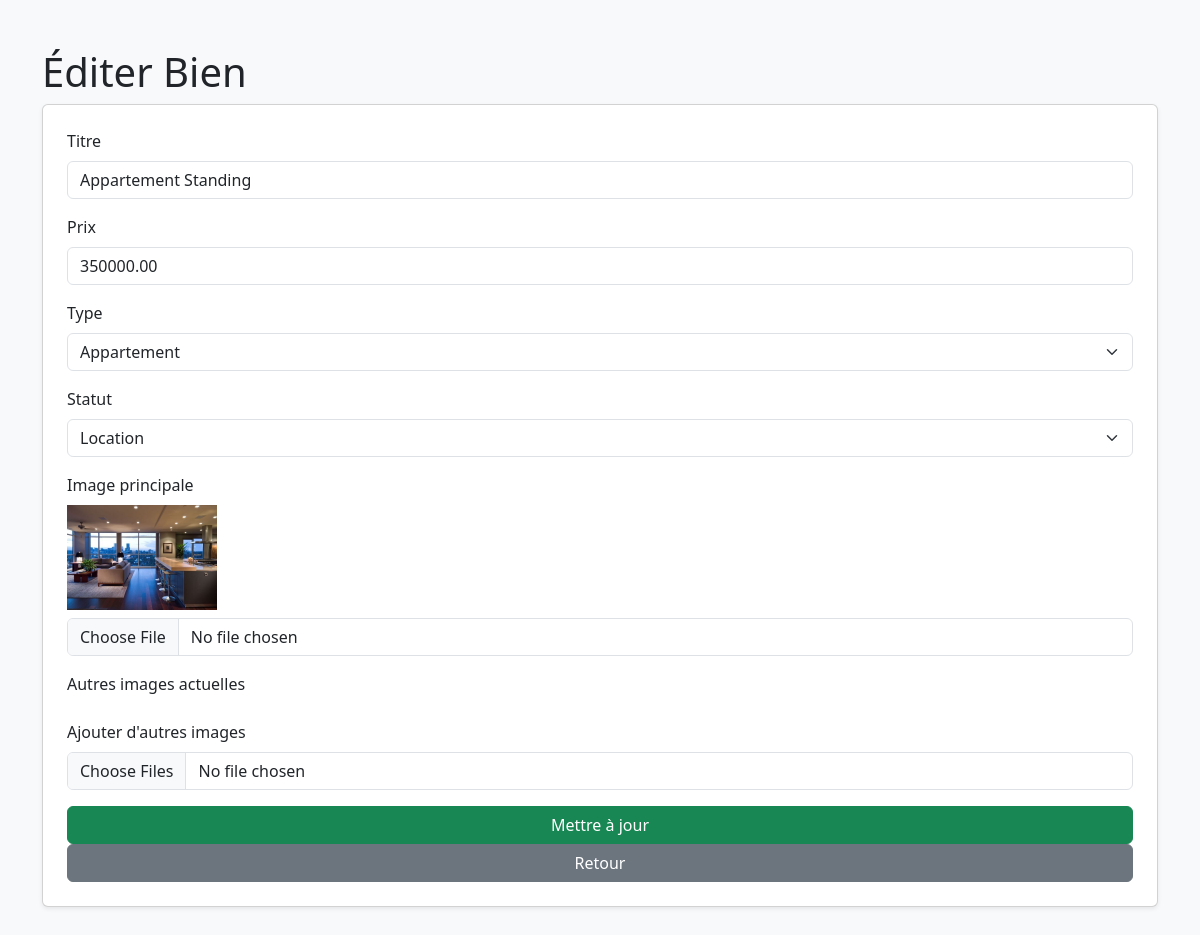
Screenshot of /editer_bien.php?id=2 (signed in) with the database file from the repository.
### tables this page shows
CREATE TABLE `biens` (
  `id` int(11) NOT NULL,
  `titre` varchar(255) NOT NULL,
  `description` text DEFAULT NULL,
  `type` enum('villa','appartement','terrain') NOT NULL,
  `statut` enum('vente','location') NOT NULL,
  `prix` decimal(12,2) NOT NULL,
  `adresse` varchar(255) DEFAULT NULL,
  `image_principale` varchar(255) DEFAULT NULL,
  `autres_images` text DEFAULT NULL,
  `date_publication` datetime DEFAULT current_timestamp()
);

### editer_bien.php (the view, shortened to what this page needs)
<?php
require_once 'config.php';
$id = (int)$_GET['id'];
$stmt = $pdo->prepare("SELECT * FROM biens WHERE id = ?");
$stmt->execute([$id]);
$bien = $stmt->fetch();
?>
<!DOCTYPE html>
<html lang="fr">
<head>
    <link href="https://cdn.jsdelivr.net/npm/bootstrap@5.3.3/dist/css/bootstrap.min.css" rel="stylesheet">
</head>
<body class="bg-light">
<div class="container my-5">
    <h1>Éditer Bien</h1>
    <form method="post" enctype="multipart/form-data" class="card p-4 shadow-sm">
        <div class="mb-3">
            <label class="form-label">Titre</label>
            <input type="text" name="titre" class="form-control" value="<?= htmlspecialchars($bien['titre']) ?>" required>
        </div>
        <div class="mb-3">
            <label class="form-label">Prix</label>
            <input type="number" name="prix" step="0.01" class="form-control" value="<?= $bien['prix'] ?>" required>
        </div>
        <div class="mb-3">
            <label class="form-label">Type</label>
            <select name="type" class="form-select">
                <option value="appartement" <?= $bien['type'] === 'appartement' ? 'selected' : '' ?>>Appartement</option>
            </select>
        </div>
        <div class="mb-3">
            <label class="form-label">Statut</label>
            <select name="statut" class="form-select">
                <option value="location" <?= $bien['statut'] === 'location' ? 'selected' : '' ?>>Location</option>
            </select>
        </div>
        <div class="mb-3">
            <label class="form-label">Image principale</label><br>
            <img src="uploads/<?= htmlspecialchars($bien['image_principale']) ?>" width="150">
            <input type="file" name="image" class="form-control mt-2">
        </div>
        <div class="mb-3">
            <label class="form-label">Autres images actuelles</label><br>
        </div>
        <div class="mb-3">
            <label class="form-label">Ajouter d'autres images</label>
            <input type="file" name="autres_images[]" class="form-control" multiple>
        </div>
        <button type="submit" class="btn btn-success">Mettre à jour</button>
        <a href="admin_crud.php" class="btn btn-secondary">Retour</a>
    </form>
</div>
</body>
</html>

### rows the page displays
biens: titre "Appartement Standing", prix "350000.00", type "Appartement", statut "Location", image_principale (picture)
